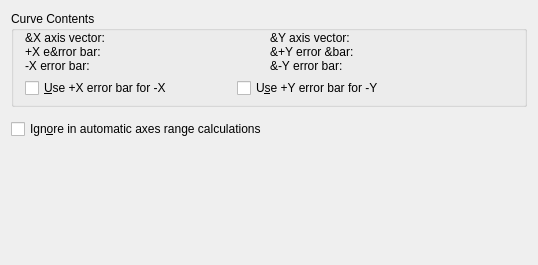
<ui version="4.0" >
 <class>CurveTab</class>
 <widget class="QWidget" name="CurveTab" >
  <property name="geometry" >
   <rect>
    <x>0</x>
    <y>0</y>
    <width>538</width>
    <height>265</height>
   </rect>
  </property>
  <layout class="QVBoxLayout" name="verticalLayout_2" >
   <item>
    <widget class="QGroupBox" name="GroupBox" >
     <property name="title" >
      <string>Curve Contents</string>
     </property>
     <layout class="QGridLayout" name="_2" >
      <property name="topMargin" >
       <number>0</number>
      </property>
      <property name="bottomMargin" >
       <number>0</number>
      </property>
      <property name="verticalSpacing" >
       <number>0</number>
      </property>
      <item row="0" column="0" >
       <widget class="QLabel" name="_xVectorLabel" >
        <property name="sizePolicy" >
         <sizepolicy vsizetype="Preferred" hsizetype="Fixed" >
          <horstretch>0</horstretch>
          <verstretch>0</verstretch>
         </sizepolicy>
        </property>
        <property name="text" >
         <string>&amp;X axis vector:</string>
        </property>
        <property name="wordWrap" >
         <bool>false</bool>
        </property>
       </widget>
      </item>
      <item row="0" column="1" >
       <widget class="Kst::VectorSelector" native="1" name="_xVector" />
      </item>
      <item row="0" column="2" >
       <widget class="QLabel" name="_yVectorLabel" >
        <property name="sizePolicy" >
         <sizepolicy vsizetype="Preferred" hsizetype="Fixed" >
          <horstretch>0</horstretch>
          <verstretch>0</verstretch>
         </sizepolicy>
        </property>
        <property name="text" >
         <string>&amp;Y axis vector:</string>
        </property>
        <property name="wordWrap" >
         <bool>false</bool>
        </property>
       </widget>
      </item>
      <item row="0" column="3" >
       <widget class="Kst::VectorSelector" native="1" name="_yVector" />
      </item>
      <item row="1" column="0" >
       <widget class="QLabel" name="_xErrorLabel" >
        <property name="sizePolicy" >
         <sizepolicy vsizetype="Preferred" hsizetype="Fixed" >
          <horstretch>0</horstretch>
          <verstretch>0</verstretch>
         </sizepolicy>
        </property>
        <property name="text" >
         <string>+X e&amp;rror bar:</string>
        </property>
        <property name="wordWrap" >
         <bool>false</bool>
        </property>
       </widget>
      </item>
      <item row="1" column="1" >
       <widget class="Kst::VectorSelector" native="1" name="_xError" />
      </item>
      <item row="1" column="2" >
       <widget class="QLabel" name="_yErrorLabel" >
        <property name="sizePolicy" >
         <sizepolicy vsizetype="Preferred" hsizetype="Fixed" >
          <horstretch>0</horstretch>
          <verstretch>0</verstretch>
         </sizepolicy>
        </property>
        <property name="text" >
         <string>&amp;+Y error &amp;bar:</string>
        </property>
        <property name="wordWrap" >
         <bool>false</bool>
        </property>
       </widget>
      </item>
      <item row="1" column="3" >
       <widget class="Kst::VectorSelector" native="1" name="_yError" />
      </item>
      <item row="2" column="0" >
       <widget class="QLabel" name="_xMinusErrorLabel" >
        <property name="sizePolicy" >
         <sizepolicy vsizetype="Preferred" hsizetype="Fixed" >
          <horstretch>0</horstretch>
          <verstretch>0</verstretch>
         </sizepolicy>
        </property>
        <property name="text" >
         <string>-X error bar:</string>
        </property>
        <property name="wordWrap" >
         <bool>false</bool>
        </property>
       </widget>
      </item>
      <item row="2" column="1" >
       <widget class="Kst::VectorSelector" native="1" name="_xMinusError" />
      </item>
      <item row="2" column="2" >
       <widget class="QLabel" name="_yMinusErrorLabel" >
        <property name="sizePolicy" >
         <sizepolicy vsizetype="Preferred" hsizetype="Fixed" >
          <horstretch>0</horstretch>
          <verstretch>0</verstretch>
         </sizepolicy>
        </property>
        <property name="text" >
         <string>&amp;-Y error bar:</string>
        </property>
        <property name="wordWrap" >
         <bool>false</bool>
        </property>
       </widget>
      </item>
      <item row="2" column="3" >
       <widget class="Kst::VectorSelector" native="1" name="_yMinusError" />
      </item>
      <item row="3" column="0" colspan="4" >
       <layout class="QHBoxLayout" name="_3" >
        <item>
         <widget class="QCheckBox" name="_xMinusSameAsPlus" >
          <property name="text" >
           <string>&amp;Use +X error bar for -X</string>
          </property>
         </widget>
        </item>
        <item>
         <widget class="QCheckBox" name="_yMinusSameAsPlus" >
          <property name="text" >
           <string>U&amp;se +Y error bar for -Y</string>
          </property>
         </widget>
        </item>
        <item>
         <spacer>
          <property name="orientation" >
           <enum>Qt::Vertical</enum>
          </property>
          <property name="sizeType" >
           <enum>QSizePolicy::Fixed</enum>
          </property>
          <property name="sizeHint" stdset="0" >
           <size>
            <width>71</width>
            <height>31</height>
           </size>
          </property>
         </spacer>
        </item>
       </layout>
      </item>
     </layout>
    </widget>
   </item>
   <item>
    <layout class="QHBoxLayout" name="horizontalLayout_3" >
     <item>
      <layout class="QVBoxLayout" name="verticalLayout" >
       <item>
        <widget class="Kst::CurveAppearance" native="1" name="_curveAppearance" />
       </item>
       <item>
        <widget class="QCheckBox" name="_ignoreAutoScale" >
         <property name="text" >
          <string>Ign&amp;ore in automatic axes range calculations</string>
         </property>
        </widget>
       </item>
      </layout>
     </item>
     <item>
      <widget class="Kst::CurvePlacement" native="1" name="_curvePlacement" />
     </item>
    </layout>
   </item>
   <item>
    <spacer name="verticalSpacer" >
     <property name="orientation" >
      <enum>Qt::Vertical</enum>
     </property>
     <property name="sizeHint" stdset="0" >
      <size>
       <width>20</width>
       <height>87</height>
      </size>
     </property>
    </spacer>
   </item>
  </layout>
 </widget>
 <layoutdefault spacing="6" margin="11" />
 <customwidgets>
  <customwidget>
   <class>Kst::VectorSelector</class>
   <extends>QWidget</extends>
   <header>vectorselector.h</header>
  </customwidget>
  <customwidget>
   <class>Kst::CurvePlacement</class>
   <extends>QWidget</extends>
   <header>curveplacement.h</header>
  </customwidget>
  <customwidget>
   <class>Kst::CurveAppearance</class>
   <extends>QWidget</extends>
   <header>curveappearance.h</header>
  </customwidget>
 </customwidgets>
 <tabstops>
  <tabstop>_xVector</tabstop>
  <tabstop>_yVector</tabstop>
  <tabstop>_xError</tabstop>
  <tabstop>_yError</tabstop>
  <tabstop>_xMinusError</tabstop>
  <tabstop>_yMinusError</tabstop>
  <tabstop>_xMinusSameAsPlus</tabstop>
  <tabstop>_yMinusSameAsPlus</tabstop>
  <tabstop>_ignoreAutoScale</tabstop>
  <tabstop>_curveAppearance</tabstop>
  <tabstop>_curvePlacement</tabstop>
 </tabstops>
 <resources/>
 <connections/>
</ui>
